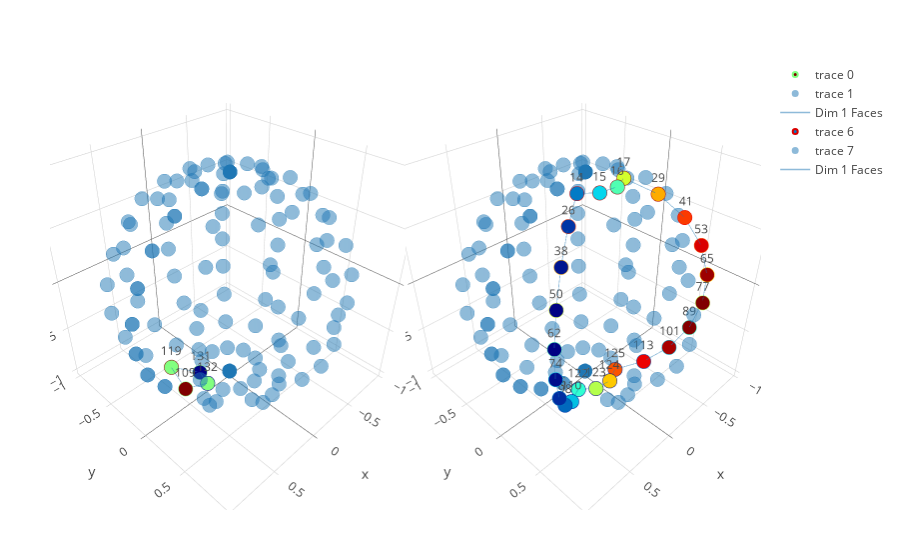

This figure's notebook cell:
### Markdown cell above
Now we plot in $H_{1}$
<br>
We can see that the $1^{st}$ class has the simplest cycle but as the filtration process keeps iterating over it may/may not be the most persistent feature, in this case it's not. the $98^{st}$ class is the most persistent feature, it's basically the last one to die.

### Code cell
p1 = plotclassrep_pjs(PH,dim=1,class=1)
p2 = plotclassrep_pjs(PH,dim=1,class=98)
p = [p1 p2]
# classrep(PH, dim=1, class=1)

### Figure 1 — Plotly figure (JSON) as saved in the notebook; plotly's stock layout.template omitted (floating-point values rounded to 4 significant figures; data arrays with more than 128 entries replaced by an {"elided": "..."} marker saying what was removed)
{"data": [{"autocolorscale": false, "marker": {"cmax": 1, "cmin": 0, "color": [1, 0.5, 0, 0.5], "colorscale": "Jet", "line": {"color": [0.5, 0, 0.5, 1], "colorscale": "Jet", "width": 2}, "opacity": 1, "size": 5, "symbol": "circle"}, "mode": "markers+text", "scene": "scene1", "text": ["109", "132", "131", "119"], "type": "scatter3d", "x": [0.5406, 0.2817, 0.237, 0.4548], "y": [0, -6.9e-17, -0.1523, -0.2923], "z": [-0.8413, -0.9595, -0.9595, -0.8413]}, {"autocolorscale": false, "marker": {"color": "rgb(31,119,180)", "line": {"color": "rgb(31,119,180)", "width": 2}, "opacity": 0.5, "size": 5, "symbol": "circle"}, "mode": "markers", "scene": "scene1", "text": {"elided": "140 str values"}, "type": "scatter3d", "x": {"elided": "140 float values"}, "y": {"elided": "140 float values"}, "z": {"elided": "140 float values"}}, {"line": {"color": "#1f77b4", "width": 1.5}, "mode": "lines", "name": "Dim 1 Faces", "opacity": 0.5, "scene": "scene1", "type": "scatter3d", "x": [0.5406, 0.4548], "y": [0, -0.2923], "z": [-0.8413, -0.8413]}, {"line": {"color": "#1f77b4", "width": 1.5}, "mode": "lines", "name": "edge (109,132)", "opacity": 0.5, "scene": "scene1", "showlegend": false, "type": "scatter3d", "x": [0.5406, 0.2817], "y": [0, -6.9e-17], "z": [-0.8413, -0.9595]}, {"line": {"color": "#1f77b4", "width": 1.5}, "mode": "lines", "name": "edge (119,131)", "opacity": 0.5, "scene": "scene1", "showlegend": false, "type": "scatter3d", "x": [0.4548, 0.237], "y": [-0.2923, -0.1523], "z": [-0.8413, -0.9595]}, {"line": {"color": "#1f77b4", "width": 1.5}, "mode": "lines", "name": "edge (131,132)", "opacity": 0.5, "scene": "scene1", "showlegend": false, "type": "scatter3d", "x": [0.237, 0.2817], "y": [-0.1523, -6.9e-17], "z": [-0.9595, -0.9595]}, {"autocolorscale": false, "marker": {"cmax": 1, "cmin": 0, "color": [0.2063, 0.4193, 0.1108, 0.2937, 0.3219, 0.5504, 0.04178, 0.1821, 0.4496, 0.6781, 0.003989, 0.5807, 0.09219, 0.7937, 0, 0.03009, 0.7063, 0.8892, 0.9582, 0.8179, 0.9078, 0.996, 0.9699, 1], "colorscale": "Jet", "line": {"color": [0.9078, 0.003989, 0.8179, 0.04178, 0.9699, 0, 0.7063, 0.1108, 1, 0.03009, 0.5807, 0.996, 0.2063, 0.09219, 0.4496, 0.3219, 0.9582, 0.1821, 0.2937, 0.8892, 0.7937, 0.4193, 0.6781, 0.5504], "colorscale": "Jet", "width": 2}, "opacity": 1, "size": 5, "symbol": "circle"}, "mode": "markers+text", "scene": "scene2", "text": ["14", "122", "26", "110", "15", "123", "38", "98", "16", "124", "50", "17", "86", "125", "62", "74", "29", "113", "101", "41", "53", "89", "65", "77"], "type": "scatter3d", "x": [0.237, 0.237, 0.4548, 0.4548, 0.117, 0.117, 0.6358, 0.6358, -0.04009, -0.04009, 0.7652, -0.1845, 0.7652, -0.1845, 0.8327, 0.8327, -0.354, -0.354, -0.4949, -0.4949, -0.5957, -0.5957, -0.6482, -0.6482], "y": [0.1523, 0.1523, 0.2923, 0.2923, 0.2563, 0.2563, 0.4086, 0.4086, 0.2789, 0.2789, 0.4918, 0.2129, 0.4918, 0.2129, 0.5351, 0.5351, 0.4086, 0.4086, 0.5712, 0.5712, 0.6875, 0.6875, 0.7481, 0.7481], "z": [0.9595, -0.9595, 0.8413, -0.8413, 0.9595, -0.9595, 0.6549, -0.6549, 0.9595, -0.9595, 0.4154, 0.9595, -0.4154, -0.9595, 0.1423, -0.1423, 0.8413, -0.8413, -0.6549, 0.6549, 0.4154, -0.4154, 0.1423, -0.1423]}, {"autocolorscale": false, "marker": {"color": "rgb(31,119,180)", "line": {"color": "rgb(31,119,180)", "width": 2}, "opacity": 0.5, "size": 5, "symbol": "circle"}, "mode": "markers", "scene": "scene2", "text": ["25", "36", "13", "24", "109", "120", "132", "121", "23", "131", "35", "37", "108", "48", "97", "119", "22", "130", "107", "47", "1", "2", "3", "4", "5", "6", "7", "8", "9", "10", "11", "12", "49", "60", "96", "85", "133", "143", "144", "134", "135", "136", "142", "141", "137", "140", "139", "138", "27", "34", "21", "129", "111", "118", "61", "72", "84", "73", "59", "20", "95", "128", "71", "19", "18", "127", "83", "126", "39", "99", "46", "106", "28", "33", "117", "112", "32", "51", "87", "58", "116", "94", "40", "100", "105", "45", "30", "31", "114", "63", "115", "75", "70", "82", "44", "104", "52", "57", "88", "93", "102", "42", "43", "103", "69", "64", "76", "81", "56", "92", "68", "54", "80", "55", "91", "90", "66", "67", "78", "79"], "type": "scatter3d", "x": [0.5406, 0.5406, 0.2817, 0.2817, 0.5406, 0.5406, 0.2817, 0.2817, 0.237, 0.237, 0.4548, 0.7557, 0.7557, 0.7557, 0.7557, 0.4548, 0.117, 0.117, 0.6358, 0.6358, 0, 0, 0, 0, 0, 0, 0, 0, 0, 0, 0, 0, 0.9096, 0.9096, 0.9096, 0.9096, 1.225e-16, 1.03e-16, 1.225e-16, 1.03e-16, 5.087e-17, -1.743e-17, 5.087e-17, -1.743e-17, -8.02e-17, -8.02e-17, -1.175e-16, -1.175e-16, 0.2246, 0.2246, -0.04009, -0.04009, 0.2246, 0.2246, 0.9898, 0.9898, 0.9898, 0.9898, 0.7652, -0.1845, 0.7652, -0.1845, 0.8327, -0.2703, -0.2703, -0.2703, 0.8327, -0.2703, 0.3139, 0.3139, 0.3139, 0.3139, -0.07694, -0.07694, -0.07694, -0.07694, -0.354, 0.3779, 0.3779, 0.3779, -0.354, 0.3779, -0.1076, -0.1076, -0.1076, -0.1076, -0.5187, -0.5187, -0.5187, 0.4112, -0.5187, 0.4112, 0.4112, 0.4112, -0.4949, -0.4949, -0.1295, -0.1295, -0.1295, -0.1295, -0.7251, -0.7251, -0.7251, -0.7251, -0.1409, -0.1409, -0.1409, -0.1409, -0.5957, -0.5957, -0.6482, -0.8728, -0.6482, -0.8728, -0.8728, -0.8728, -0.9497, -0.9497, -0.9497, -0.9497], "y": [0, -1.324e-16, 0, -6.9e-17, 0, -1.324e-16, -6.9e-17, 0, -0.1523, -0.1523, -0.2923, 0, -1.851e-16, -1.851e-16, 0, -0.2923, -0.2563, -0.2563, -0.4086, -0.4086, 0, 0, 0, 0, 0, 0, 0, 0, 0, 0, 0, 0, 0, -2.228e-16, -2.228e-16, 0, 0, -6.621e-17, -3e-32, 6.621e-17, 1.114e-16, 1.212e-16, -1.114e-16, -1.212e-16, 9.255e-17, -9.255e-17, -3.45e-17, 3.45e-17, 0.4918, -0.4918, -0.2789, -0.2789, 0.4918, -0.4918, 0, -2.424e-16, -2.424e-16, 0, -0.4918, -0.2129, -0.4918, -0.2129, -0.5351, -0.07937, 0.07937, -0.07937, -0.5351, 0.07937, 0.6875, 0.6875, -0.6875, -0.6875, 0.5351, -0.5351, -0.5351, 0.5351, -0.4086, 0.8274, 0.8274, -0.8274, -0.4086, -0.8274, 0.7481, 0.7481, -0.7481, -0.7481, 0.1523, -0.1523, 0.1523, 0.9004, -0.1523, 0.9004, -0.9004, -0.9004, -0.5712, -0.5712, 0.9004, -0.9004, 0.9004, -0.9004, 0.2129, 0.2129, -0.2129, -0.2129, -0.9797, 0.9797, 0.9797, -0.9797, -0.6875, -0.6875, -0.7481, 0.2563, -0.7481, -0.2563, -0.2563, 0.2563, 0.2789, -0.2789, 0.2789, -0.2789], "z": [0.8413, 0.8413, 0.9595, 0.9595, -0.8413, -0.8413, -0.9595, -0.9595, 0.9595, -0.9595, 0.8413, 0.6549, -0.6549, 0.6549, -0.6549, -0.8413, 0.9595, -0.9595, -0.6549, 0.6549, 1, 1, 1, 1, 1, 1, 1, 1, 1, 1, 1, 1, 0.4154, 0.4154, -0.4154, -0.4154, -1, -1, -1, -1, -1, -1, -1, -1, -1, -1, -1, -1, 0.8413, 0.8413, 0.9595, -0.9595, -0.8413, -0.8413, 0.1423, 0.1423, -0.1423, -0.1423, 0.4154, 0.9595, -0.4154, -0.9595, 0.1423, 0.9595, 0.9595, -0.9595, -0.1423, -0.9595, 0.6549, -0.6549, 0.6549, -0.6549, 0.8413, 0.8413, -0.8413, -0.8413, 0.8413, 0.4154, -0.4154, 0.4154, -0.8413, -0.4154, 0.6549, -0.6549, -0.6549, 0.6549, 0.8413, 0.8413, -0.8413, 0.1423, -0.8413, -0.1423, 0.1423, -0.1423, 0.6549, -0.6549, 0.4154, 0.4154, -0.4154, -0.4154, -0.6549, 0.6549, 0.6549, -0.6549, 0.1423, 0.1423, -0.1423, -0.1423, 0.4154, -0.4154, 0.1423, 0.4154, -0.1423, 0.4154, -0.4154, -0.4154, 0.1423, 0.1423, -0.1423, -0.1423]}, {"line": {"color": "#1f77b4", "width": 1.5}, "mode": "lines", "name": "Dim 1 Faces", "opacity": 0.5, "scene": "scene2", "type": "scatter3d", "x": [0.237, 0.117], "y": [0.1523, 0.2563], "z": [0.9595, 0.9595]}, {"line": {"color": "#1f77b4", "width": 1.5}, "mode": "lines", "name": "edge (14,26)", "opacity": 0.5, "scene": "scene2", "showlegend": false, "type": "scatter3d", "x": [0.237, 0.4548], "y": [0.1523, 0.2923], "z": [0.9595, 0.8413]}, {"line": {"color": "#1f77b4", "width": 1.5}, "mode": "lines", "name": "edge (15,16)", "opacity": 0.5, "scene": "scene2", "showlegend": false, "type": "scatter3d", "x": [0.117, -0.04009], "y": [0.2563, 0.2789], "z": [0.9595, 0.9595]}, {"line": {"color": "#1f77b4", "width": 1.5}, "mode": "lines", "name": "edge (16,17)", "opacity": 0.5, "scene": "scene2", "showlegend": false, "type": "scatter3d", "x": [-0.04009, -0.1845], "y": [0.2789, 0.2129], "z": [0.9595, 0.9595]}, {"line": {"color": "#1f77b4", "width": 1.5}, "mode": "lines", "name": "edge (17,29)", "opacity": 0.5, "scene": "scene2", "showlegend": false, "type": "scatter3d", "x": [-0.1845, -0.354], "y": [0.2129, 0.4086], "z": [0.9595, 0.8413]}, {"line": {"color": "#1f77b4", "width": 1.5}, "mode": "lines", "name": "edge (26,38)", "opacity": 0.5, "scene": "scene2", "showlegend": false, "type": "scatter3d", "x": [0.4548, 0.6358], "y": [0.2923, 0.4086], "z": [0.8413, 0.6549]}, {"line": {"color": "#1f77b4", "width": 1.5}, "mode": "lines", "name": "edge (29,41)", "opacity": 0.5, "scene": "scene2", "showlegend": false, "type": "scatter3d", "x": [-0.354, -0.4949], "y": [0.4086, 0.5712], "z": [0.8413, 0.6549]}, {"line": {"color": "#1f77b4", "width": 1.5}, "mode": "lines", "name": "edge (38,50)", "opacity": 0.5, "scene": "scene2", "showlegend": false, "type": "scatter3d", "x": [0.6358, 0.7652], "y": [0.4086, 0.4918], "z": [0.6549, 0.4154]}, {"line": {"color": "#1f77b4", "width": 1.5}, "mode": "lines", "name": "edge (41,53)", "opacity": 0.5, "scene": "scene2", "showlegend": false, "type": "scatter3d", "x": [-0.4949, -0.5957], "y": [0.5712, 0.6875], "z": [0.6549, 0.4154]}, {"line": {"color": "#1f77b4", "width": 1.5}, "mode": "lines", "name": "edge (50,62)", "opacity": 0.5, "scene": "scene2", "showlegend": false, "type": "scatter3d", "x": [0.7652, 0.8327], "y": [0.4918, 0.5351], "z": [0.4154, 0.1423]}, {"line": {"color": "#1f77b4", "width": 1.5}, "mode": "lines", "name": "edge (53,65)", "opacity": 0.5, "scene": "scene2", "showlegend": false, "type": "scatter3d", "x": [-0.5957, -0.6482], "y": [0.6875, 0.7481], "z": [0.4154, 0.1423]}, {"line": {"color": "#1f77b4", "width": 1.5}, "mode": "lines", "name": "edge (62,74)", "opacity": 0.5, "scene": "scene2", "showlegend": false, "type": "scatter3d", "x": [0.8327, 0.8327], "y": [0.5351, 0.5351], "z": [0.1423, -0.1423]}, {"line": {"color": "#1f77b4", "width": 1.5}, "mode": "lines", "name": "edge (65,77)", "opacity": 0.5, "scene": "scene2", "showlegend": false, "type": "scatter3d", "x": [-0.6482, -0.6482], "y": [0.7481, 0.7481], "z": [0.1423, -0.1423]}, {"line": {"color": "#1f77b4", "width": 1.5}, "mode": "lines", "name": "edge (74,86)", "opacity": 0.5, "scene": "scene2", "showlegend": false, "type": "scatter3d", "x": [0.8327, 0.7652], "y": [0.5351, 0.4918], "z": [-0.1423, -0.4154]}, {"line": {"color": "#1f77b4", "width": 1.5}, "mode": "lines", "name": "edge (77,89)", "opacity": 0.5, "scene": "scene2", "showlegend": false, "type": "scatter3d", "x": [-0.6482, -0.5957], "y": [0.7481, 0.6875], "z": [-0.1423, -0.4154]}, {"line": {"color": "#1f77b4", "width": 1.5}, "mode": "lines", "name": "edge (86,98)", "opacity": 0.5, "scene": "scene2", "showlegend": false, "type": "scatter3d", "x": [0.7652, 0.6358], "y": [0.4918, 0.4086], "z": [-0.4154, -0.6549]}, {"line": {"color": "#1f77b4", "width": 1.5}, "mode": "lines", "name": "edge (89,101)", "opacity": 0.5, "scene": "scene2", "showlegend": false, "type": "scatter3d", "x": [-0.5957, -0.4949], "y": [0.6875, 0.5712], "z": [-0.4154, -0.6549]}, {"line": {"color": "#1f77b4", "width": 1.5}, "mode": "lines", "name": "edge (98,110)", "opacity": 0.5, "scene": "scene2", "showlegend": false, "type": "scatter3d", "x": [0.6358, 0.4548], "y": [0.4086, 0.2923], "z": [-0.6549, -0.8413]}, {"line": {"color": "#1f77b4", "width": 1.5}, "mode": "lines", "name": "edge (101,113)", "opacity": 0.5, "scene": "scene2", "showlegend": false, "type": "scatter3d", "x": [-0.4949, -0.354], "y": [0.5712, 0.4086], "z": [-0.6549, -0.8413]}, {"line": {"color": "#1f77b4", "width": 1.5}, "mode": "lines", "name": "edge (110,122)", "opacity": 0.5, "scene": "scene2", "showlegend": false, "type": "scatter3d", "x": [0.4548, 0.237], "y": [0.2923, 0.1523], "z": [-0.8413, -0.9595]}, {"line": {"color": "#1f77b4", "width": 1.5}, "mode": "lines", "name": "edge (113,125)", "opacity": 0.5, "scene": "scene2", "showlegend": false, "type": "scatter3d", "x": [-0.354, -0.1845], "y": [0.4086, 0.2129], "z": [-0.8413, -0.9595]}, {"line": {"color": "#1f77b4", "width": 1.5}, "mode": "lines", "name": "edge (122,123)", "opacity": 0.5, "scene": "scene2", "showlegend": false, "type": "scatter3d", "x": [0.237, 0.117], "y": [0.1523, 0.2563], "z": [-0.9595, -0.9595]}, {"line": {"color": "#1f77b4", "width": 1.5}, "mode": "lines", "name": "edge (123,124)", "opacity": 0.5, "scene": "scene2", "showlegend": false, "type": "scatter3d", "x": [0.117, -0.04009], "y": [0.2563, 0.2789], "z": [-0.9595, -0.9595]}, {"line": {"color": "#1f77b4", "width": 1.5}, "mode": "lines", "name": "edge (124,125)", "opacity": 0.5, "scene": "scene2", "showlegend": false, "type": "scatter3d", "x": [-0.04009, -0.1845], "y": [0.2789, 0.2129], "z": [-0.9595, -0.9595]}], "layout": {"margin": {"b": 50, "l": 50, "r": 50, "t": 60}, "scene1": {"xaxis": {"anchor": "y1", "domain": [0, 0.45]}, "yaxis": {"anchor": "x1", "domain": [0, 1]}}, "scene2": {"xaxis": {"anchor": "y2", "domain": [0.55, 1]}, "yaxis": {"anchor": "x2", "domain": [0, 1]}}}}
